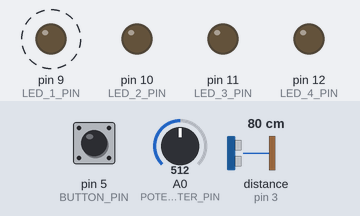
Recording of a sketch running on a simulated Arduino Uno, built with avr-gcc and run on an emulated ATmega328P. On the bench: output pins drawn as LEDs (lit = HIGH). Wiring (inferred from the names in the program): ultrasonic range finder: trigger pin 4; echo pin 3. Dashed ring = blinking. The test bench sets the inputs (shaded band); at power-on: A0 (POTENTIOMETER_PIN) = 512, pin 5 (BUTTON_PIN) LOW, distance to the obstacle (sensor on pin 3) 80 cm. The echo pulse lasts 58.3 µs per cm; pins used as bus, display or sensor lines are not drawn.

Above: at 1.2 s.
1.3 s: A0 (POTENTIOMETER_PIN) set to 523
At 2.9 s:
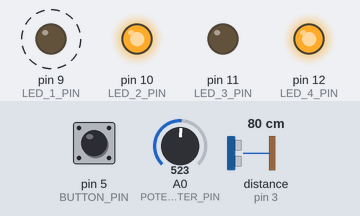
4.3 s: A0 (POTENTIOMETER_PIN) set to 511
At 7.1 s:
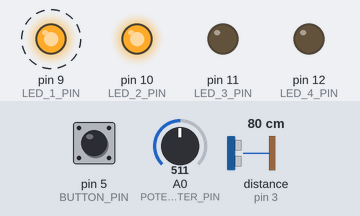
7.3 s: A0 (POTENTIOMETER_PIN) set to 716
At 8.9 s:
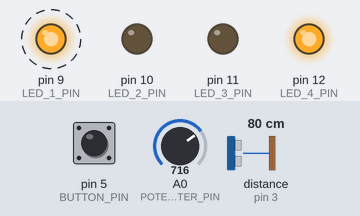
10.3 s: A0 (POTENTIOMETER_PIN) set to 502
At 14.4 s:
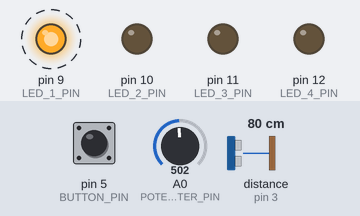
16.3 s: A0 (POTENTIOMETER_PIN) set to 522
At 18.0 s:
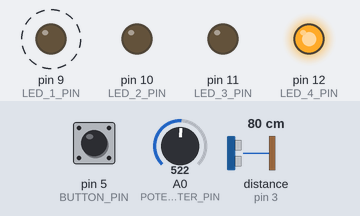
Timing chart, 0 to 20.3 s (numbered marks = the images above; inputs shaded):
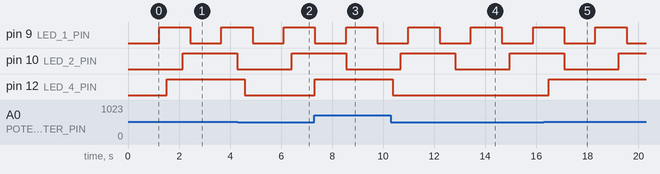

The sketch:

EEEEEEEEE.ino
```cpp
#define LED_1_PIN 9
#define LED_2_PIN 10
#define LED_3_PIN 11
#define LED_4_PIN 12

#define POTENTIOMETER_PIN A0

#define BUTTON_PIN 5

unsigned long previousTimeLed1 = millis();
unsigned long previousTimeLed2 = millis();
long timeIntervalLed1 = 1000;
int ledState1 = LOW;
int ledState2 = LOW;
long duration;
int SampleTime = 1000;

const int trigPin = 4;
const int echoPin = 3;


unsigned long previousTimeSerialPrintPotentiometer = millis();
long timeIntervalSerialPrint = 2000;

void setup() {
  // put your setup code here, to run once:
  Serial.begin(9600);

  pinMode(LED_1_PIN, OUTPUT);
  pinMode(LED_2_PIN, OUTPUT);
  pinMode(LED_3_PIN, OUTPUT);
  pinMode(LED_4_PIN, OUTPUT);
  pinMode(BUTTON_PIN, INPUT);
  pinMode(trigPin, OUTPUT); // Sets the trigPin as Output
  pinMode(echoPin, INPUT); // Same here but input
}

void loop() {
  // put your main code here, to run repeatedly:
  unsigned long currentTime = millis();

  // task 1
  if(currentTime - previousTimeLed1 > timeIntervalLed1) {
    previousTimeLed1 = currentTime;

    if (ledState1 == HIGH) {
      ledState1 = LOW;
    }
    else {
      ledState1 = HIGH;
    }

    digitalWrite(LED_1_PIN, ledState1);
  }

  // task 2
      //if (Serial.available()) {
      //    int userInput = Serial.parseInt();
      //    if (userInput >= 0 && userInput < 256) {
      //      analogWrite(LED_2_PIN, userInput);
      //    }
      //}

  if(currentTime - previousTimeLed2 > 2000) {
    previousTimeLed2 = currentTime;

    if (ledState2 == HIGH) {
      ledState2 = LOW;
    }
    else {
      ledState2 = HIGH;
    }

    digitalWrite(LED_2_PIN, ledState2);
  }
  // Clears the trigPin
  digitalWrite(trigPin, LOW);
  delayMicroseconds(10);

  // Sets the trigPin on HIGH
  digitalWrite(trigPin, HIGH);
  delayMicroseconds(10);
  digitalWrite(trigPin, LOW);

  // Read the echoPin, returns the sound wave travel time
  duration = pulseIn(echoPin, HIGH);

  if (digitalRead(BUTTON_PIN) == HIGH){
    Serial.println(duration);
  }
  else {
    delay(300);
  }

  // task 4
  int potentiometerValue = analogRead(POTENTIOMETER_PIN);
  if (potentiometerValue > 512) {
    digitalWrite(LED_4_PIN, HIGH);
  }
  else {
    digitalWrite(LED_4_PIN, LOW);
  }

  // task 5
  if (currentTime - previousTimeSerialPrintPotentiometer > timeIntervalSerialPrint) {
    previousTimeSerialPrintPotentiometer = currentTime;
//    Serial.println(potentiometerValue);
    }

}
```

Measured:
- the behaviour switches between 512 and 513 on A0 (POTENTIOMETER_PIN) (found by bisection; images 0 and 1)
- after the input at 1.3 s, pin 12 (LED_4_PIN): LOW → HIGH after 0.23 s
- after the input at 4.3 s, pin 12 (LED_4_PIN): HIGH → LOW after 0.28 s
- after the input at 7.3 s, pin 12 (LED_4_PIN): LOW → HIGH at once
- after the input at 10.3 s, pin 12 (LED_4_PIN): HIGH → LOW after 0.08 s
- after the input at 16.3 s, pin 12 (LED_4_PIN): LOW → HIGH after 0.19 s
- by itself, pin 9 (LED_1_PIN): alternates HIGH for 1.2 s and LOW for 1.2 s
